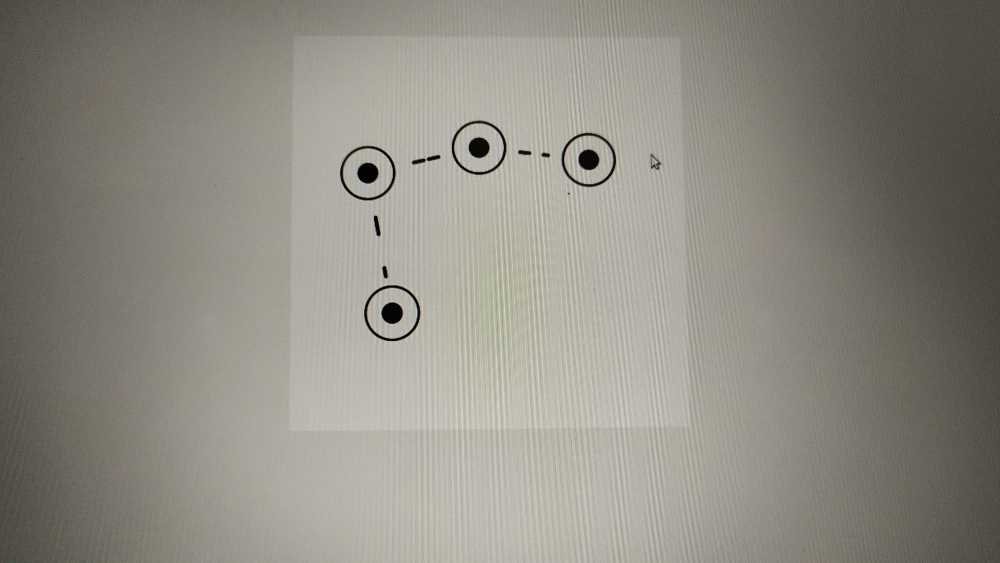
#> input picture multi-scale-templatematching/test4.jpg, 4000 x 2250 px, given in place of test4.png, which was not available (shown at 1/4 size)
$ jupyter execute test.ipynb
#> lines starting #> are read from the running program, lines starting #| are printed output that depends on the picture; after the words box and inside, x2 and y2 are one past the last pixel; in counts of white or black regions, pixels touching at a corner belong together; pictures that were not available may be replaced by others from this repository, and a replacement may not be noted
[cell 1]
import numpy as np
import imutils
import cv2
import matplotlib.pyplot as plt
import math
from imutils.object_detection import non_max_suppression
from itertools import combinations
# print(cv2.getBuildInformation())

[cell 2]
img = cv2.imread("test4.png",0)
#> img: shape (2250, 4000); min 0, max 255, mean 139.6

# template = cv2.imread("template.png")
plt.imshow(img)

[cell 3]
###
#finds detectors and returns detector contours and visualization image
###
def find_detectors(code_image,visualize = False):
#> called with visualize = False
    image = code_image.copy()
    # gray = cv2.cvtColor(image, cv2.COLOR_BGR2GRAY) #Converting to GrayScale
    blur  = cv2.blur(image,(12,12))
    tolerance = 1.5

    _,binary = cv2.threshold(blur,150,255,cv2.THRESH_BINARY)
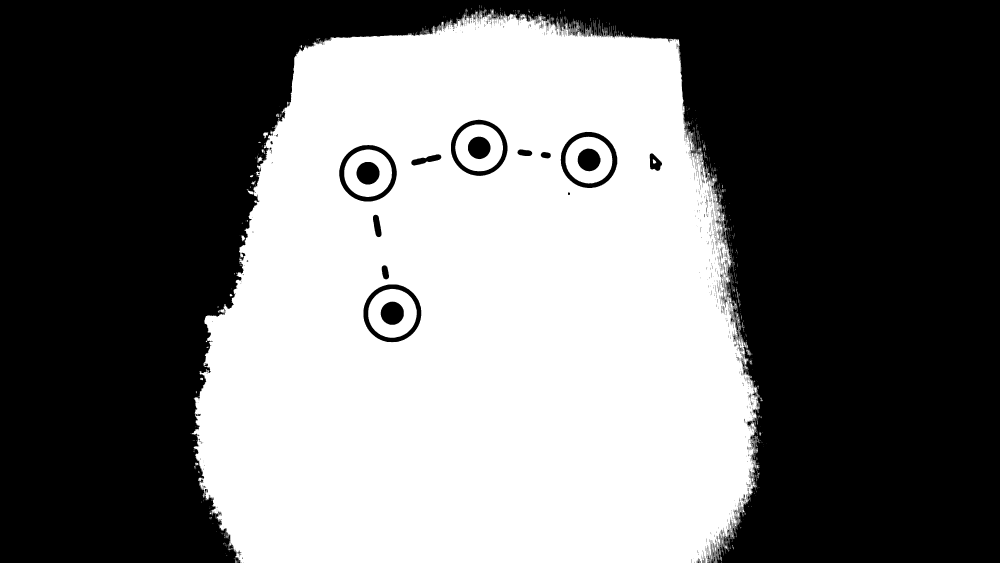
#> binary: shape (2250, 4000) (shown at 1/4 size); 44.9% white; 901 white regions (766 under 20 px)

    regions, hierarchy = cv2.findContours(binary, cv2.RETR_TREE, cv2.CHAIN_APPROX_SIMPLE)
#> regions = 1894 contours, 1543 with area under 20; largest, box (x1, y1, x2, y2) and area: (767, 34, 3037, 2250) 4113951, (1453, 1137, 1686, 1370) 42360, (1356, 579, 1588, 807) 41022, (1803, 478, 2031, 705) 39966, (2242, 526, 2470, 753) 39943

    ###
    #filtering circular contours out by comparing areas
    ###
    contour_list = []
    for i in range(len(regions)):
        (x,y),radius = cv2.minEnclosingCircle(regions[i])
        center = (int(x),int(y))
        area = math.pi*(radius**2)
        cnt_area = cv2.contourArea(regions[i],True)
        if ((cnt_area/area) < tolerance ):
            contour_list.append((regions[i],i))
#> this loop made 1894 passes
#> (x, y, radius, center, area, cnt_area) on passes 6, 11, 12: (947.5, 2245.5, 3.54, (947, 2245), 39.27, -6.5), (2885.5, 2236, 8.02, (2885, 2236), 201.9, -15.5), (2875, 2231.5, 8.5, (2875, 2231), 227, -7)
#> after the loop, contour_list = 1894 items, first 6: ([[2793, 2249]], 0), ([[952, 2248]], 1), ([[2886, 2247], [2886, 2249]], 2), ([[2869, 2245], [2869, 2249]], 3), ([[2859, 2245], [2859, 2249]], 4), ([[948, 2242], [947, 2243], [947, 2249], [948, 2249]], 5)
     ###
     #checking contour hierarchy and filtering based on circular contour in circular contour
     ###
    hierarchy = hierarchy[0]
    final_contours_rect = []
    for (region,i) in contour_list:
        x, y, w, h = cv2.boundingRect(region)
        if(hierarchy[i][2]>0): #checking child contour of this
            if(hierarchy[(hierarchy[i][2])][2]>0): #checking child contour of this
                cv2.rectangle(image, (x, y), (x + w, y + h), (0, 0, 255), 5)
                final_contours_rect.append((x,y,w,h))
#> this loop made 1894 passes
#> (x, y, w, h) on passes 1, 2, 7: (2793, 2249, 1, 1), (952, 2248, 1, 1), (952, 2241, 2, 5)
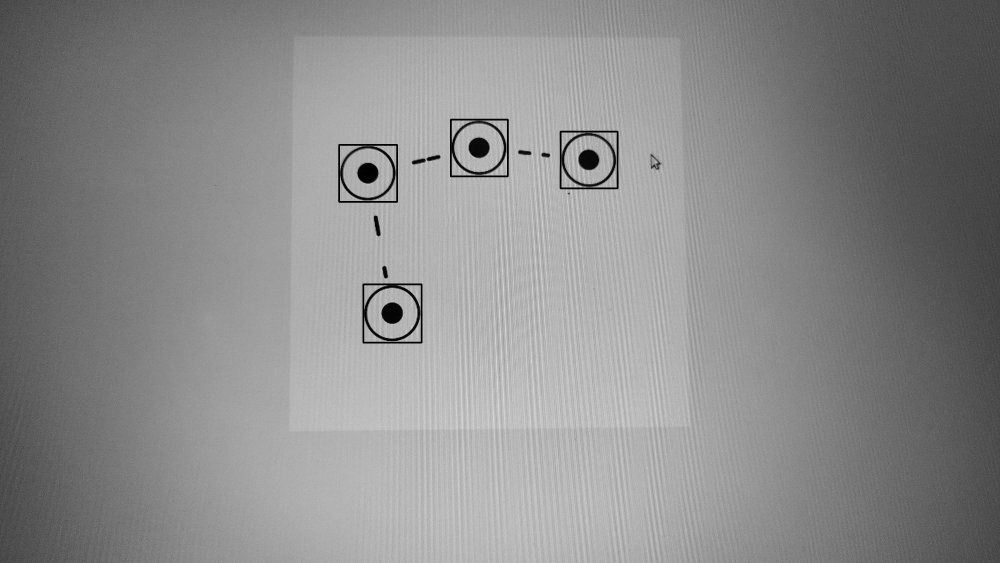
#> image: shape (2250, 4000) (shown at 1/4 size); min 0, max 255, mean 139.1

    if(visualize):
        image = imutils.resize(image, width = int(image.shape[1] * 0.2))
        cv2.imshow("Image",image)
        cv2.waitKey(0)
        cv2.destroyAllWindows()
    return final_contours_rect

[cell 4]
detector_contours = find_detectors(img,False)
print(detector_contours)
#| [(1453, 1137, 233, 233), (1356, 579, 232, 228), (2242, 526, 228, 227), (1803, 478, 228, 227)]
# cv2.waitKey(0)
# cv2.destroyAllWindows()

[cell 5]
# vid = cv2.VideoCapture(0)

# while(True):

#     # Capture the video frame
#     # by frame
#     ret, frame = vid.read()

#     # Display the resulting frame
#     find_detectors(frame)
#     cv2.imshow("frame",frame)
#     # the 'q' button is set as the
#     # quitting button you may use any
#     # desired button of your choice
#     if cv2.waitKey(1) & 0xFF == ord('q'):
#         break

# # After the loop release the cap object
# vid.release()
# # Destroy all the windows
# cv2.destroyAllWindows()

[cell 6]
centers=[]
clone = img.copy()
for (x,y,w,h) in detector_contours:

	temp = (int((x+x+w)/2), int((y+y+h)/2))
	clone = cv2.circle(clone, temp, int(0.5*(w/2)), (255,255,255), -1)
	centers.append(temp)
#> this loop made 4 passes
#> (x, y, w, h) on passes 1 to 4: (1453, 1137, 233, 233), (1356, 579, 232, 228), (2242, 526, 228, 227), (1803, 478, 228, 227)
#> pass 1, `clone = cv2.circle(clone, temp, int(0.5*(w/2)), (255,255,255), -1)`:
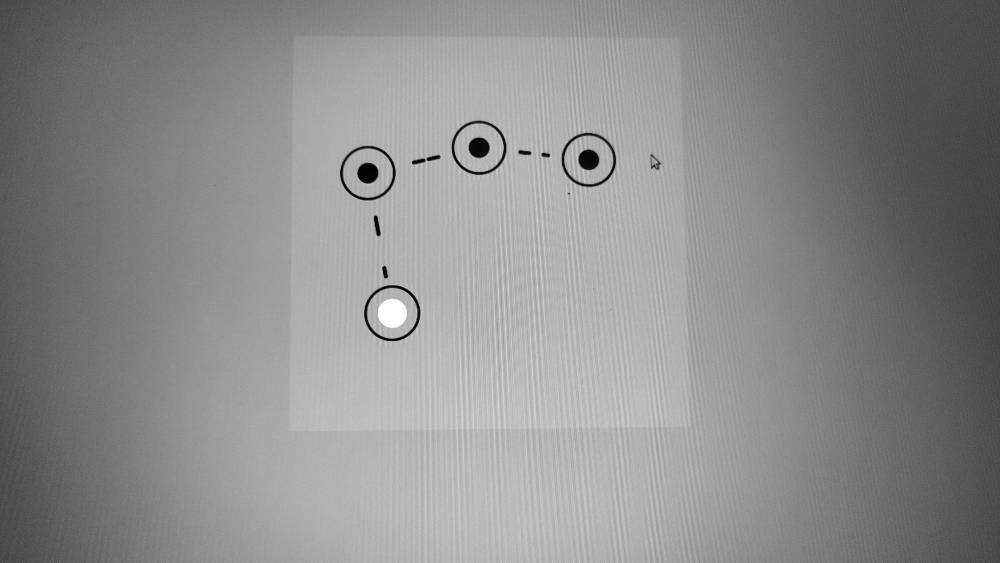
#> clone: shape (2250, 4000) (shown at 1/4 size); min 0, max 255, mean 139.8
#> pass 3, `clone = cv2.circle(clone, temp, int(0.5*(w/2)), (255,255,255), -1)`:
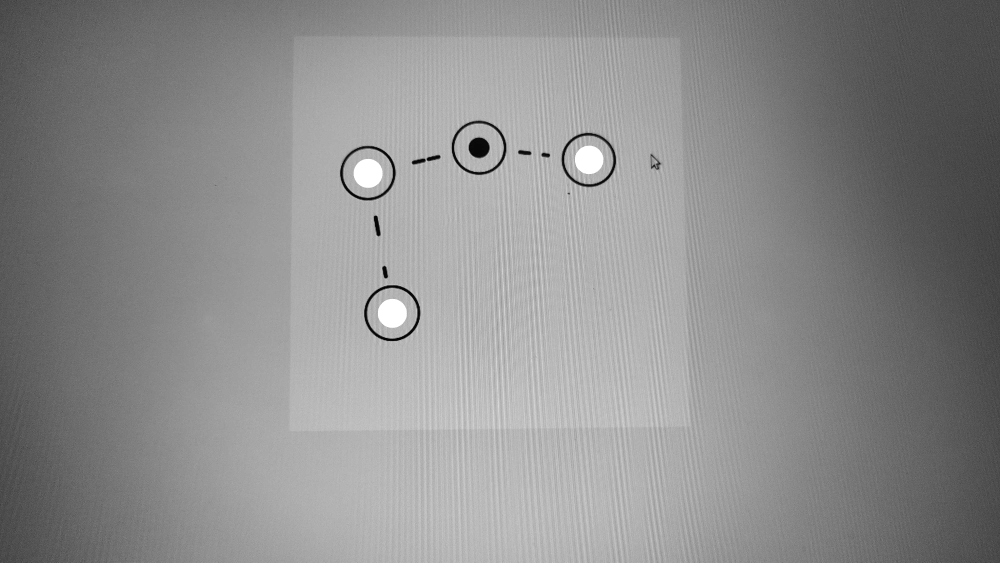
#> clone: shape (2250, 4000) (shown at 1/4 size); min 0, max 255, mean 140.1
#> after the loop:
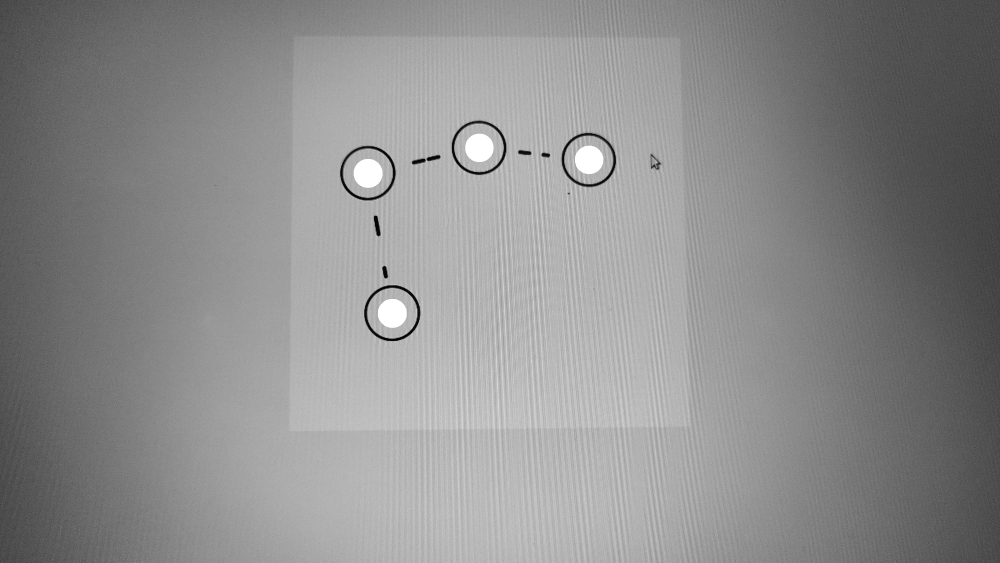
#> clone: shape (2250, 4000) (shown at 1/4 size); 0.11% of pixels changed, all inside (x1, y1, x2, y2) = (1860, 534, 1975, 649)
plt.imshow(clone)

[cell 7]
print(centers)
#| [(1569, 1253), (1472, 693), (2356, 639), (1917, 591)]


def find_perspective(x1,y1,x2,y2,image1):
    perspective_frame = (5000,400)
    width = 1
    point1 = [x1+width*perpendicular[0],y1+width*perpendicular[1]]
    point2 = [x2+width*perpendicular[0],y2+width*perpendicular[1]]
    point3 = [x1-width*perpendicular[0],y1-width*perpendicular[1]]
    point4 = [x2-width*perpendicular[0],y2-width*perpendicular[1]]


    points = np.float32([point1,point2,point3,point4])
    paper = np.float32([[0,0],[perspective_frame[0],0],[0,perspective_frame[1]],[perspective_frame[0],perspective_frame[1]]])
    M = cv2.getPerspectiveTransform(points,paper)
    dst = cv2.warpPerspective(image1,M,perspective_frame)
    _,dst = cv2.threshold(dst,20,255,cv2.THRESH_BINARY)
    plt.figure()
    plt.imshow(dst,cmap="gray")

    return dst

[cell 8]
def binary_to_string(decoded):
    ascii_string = ""
    an_integer = int(decoded, 2)
    ascii_character = chr(an_integer)
    ascii_string += ascii_character
    return ascii_string

[cell 9]
def decode(perspective_in_code):
    code = perspective_in_code[0]

    for i  in range(len(code)-1):
        if(code[i] ==0 and code[i+1] == 255):
            code = code[i+1:len(code)-1]
            break

    for i in range(len(code)-1, 0, -1):
        if(code[i] == 0 and code[i-1] == 255):
            code = code[0:i-1]
            break

    step_size = int(len(code)/8)
    ans =[]
    for i in range(8):
        temp = np.mean(code[i*step_size:(i+1)*step_size])
        ans.append(temp)

    decoded = ""
    for i in ans:
        if(i<150):
            decoded+=("1")
        else:
            decoded+=("0")


    final_char = binary_to_string(decoded)

    return final_char

[cell 10]
for combo in combinations(centers,2):
    # print(combo)
    x1,y1 = combo[0]
    x2,y2 = combo[1]

    mag = math.sqrt((x2-x1)**2+(y2-y1)**2)

    line = (((x2-x1))/mag,((y2-y1))/mag)

    perpendicular = (line[0],-1*line[1])

    perspective = find_perspective(x1,y1,x2,y2,clone)

    answer = decode(perspective)

    print(answer)
#> this loop made 6 passes
#> combo on passes 1 to 6: ((1569, 1253), (1472, 693)), ((1569, 1253), (2356, 639)), ((1569, 1253), (1917, 591)), ((1472, 693), (2356, 639)), ((1472, 693), (1917, 591)), ((2356, 639), (1917, 591))
#| F
#| 
#| 
#| 
#| <
#| ,
#> pass 1, in find_perspective, `dst = cv2.warpPerspective(image1,M,perspective_frame)`:
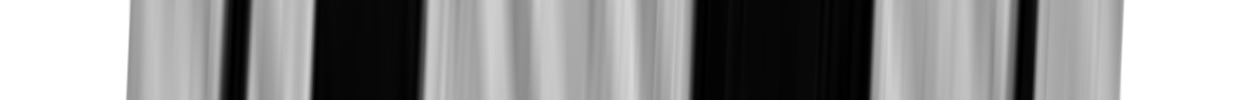
#> dst: shape (400, 5000) (shown at 1/4 size); min 0, max 255, mean 145.6
#> pass 1, in find_perspective, `_,dst = cv2.threshold(dst,20,255,cv2.THRESH_BINARY)`:
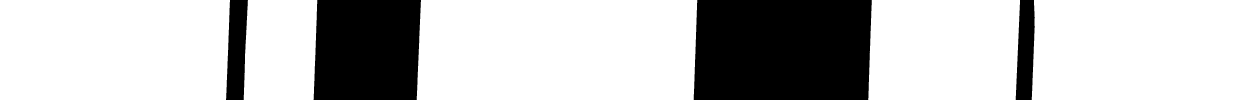
#> dst: shape (400, 5000) (shown at 1/4 size); 75.1% white; 4 black regions, box (x1, y1, x2, y2) and area: (2775, 0, 3487, 400) 279229, (1254, 0, 1684, 400) 165310, (904, 0, 992, 400) 28024, (4063, 0, 4139, 400) 25026
#> pass 2, in find_perspective (call 2), `_,dst = cv2.threshold(dst,20,255,cv2.THRESH_BINARY)`:
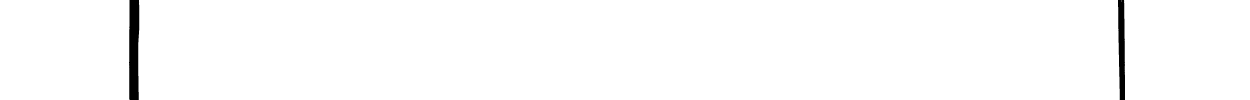
#> dst: shape (400, 5000) (shown at 1/4 size); 98.8% white; 2 black regions, box (x1, y1, x2, y2) and area: (516, 0, 557, 400) 14984, (4472, 0, 4500, 400) 9329
#> after the loop:
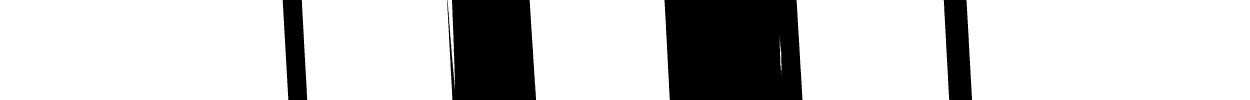
#> perspective: shape (400, 5000) (shown at 1/4 size); 79.6% white; 4 black regions, box (x1, y1, x2, y2) and area: (2658, 0, 3210, 400) 211366, (1788, 0, 2144, 400) 129328, (3775, 0, 3888, 400) 36470, (1131, 0, 1229, 400) 30367

# print(mag,line,perpendicular)
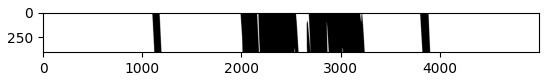
#> figure drawn by matplotlib, 1 panel
